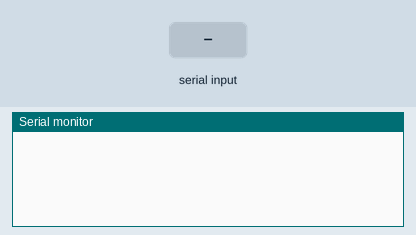
Simulated run of this sketch. Board: Arduino Mega 2560, built with avr-gcc and run on an emulated ATmega2560. Shown: the last lines printed to the serial monitor. Inputs (shaded band) come from the test bench.

Above: at 1.2 s.
1.3 s: "90,45\n" received over the second serial link
At 2.5 s:
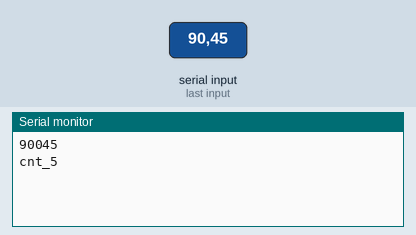
2.8 s: "30,150\n" received over the second serial link
At 3.8 s:
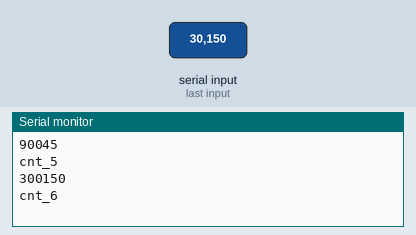

The sketch:

Serial_test2.ino
```cpp
void setup() {
  Serial.begin(115200);
  Serial1.begin(115200);
}

void loop() {
  char a , *ptr;
  long b;
  int cnt;
  unsigned char data[48];
  bool flg = true;

  while (1)
  {
    if (Serial1.available())
    {
      a = char(Serial1.read());
      //Serial.print(a);
      if (a != ':' && a != '\n')
      {
        data[cnt] = strtol(&a, &ptr, 16);
        Serial.print(data[cnt], HEX);
        cnt++;
      }
      if (a == '\n')
      {
        Serial.println();
        Serial.print("cnt_");
        Serial.println(cnt);
        cnt = 0;
      }
    }
  }
}
```

Measured:
- after the input at 1.3 s, the serial monitor: prints a new line at once (image 1)
- after the input at 2.8 s, the serial monitor: prints a new line at once (image 2)
